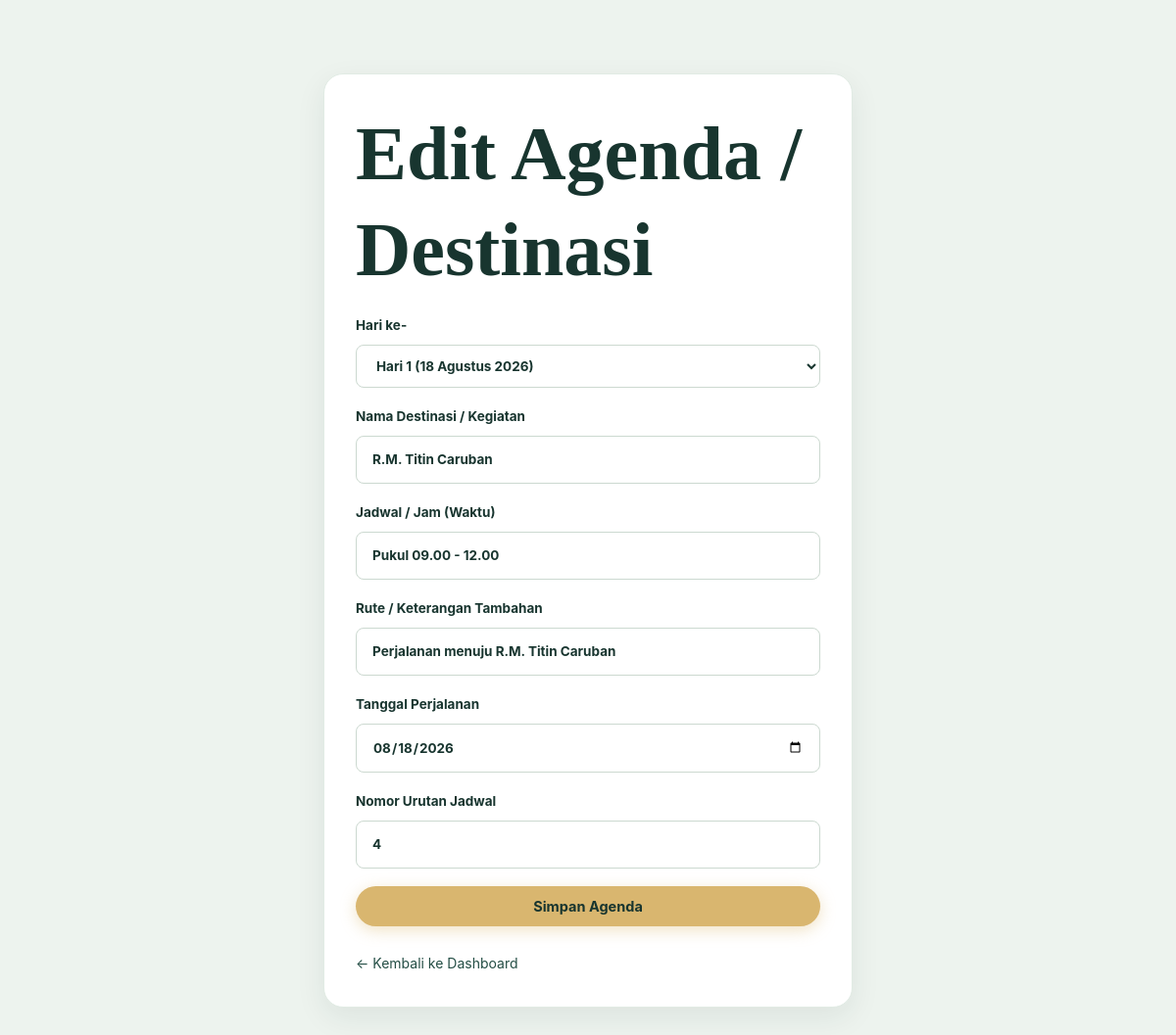
/admin/destination_form.php?id=4 (signed in), run on the app's committed database.
### tables this page shows
CREATE TABLE IF NOT EXISTS destinations (
 id INT AUTO_INCREMENT PRIMARY KEY,
 name VARCHAR(160) NOT NULL,
 visit_date DATE NULL,
 description TEXT,
 day_no INT NOT NULL DEFAULT 1,
 route VARCHAR(255) NULL,
 sort_order INT NOT NULL DEFAULT 1,
 created_at TIMESTAMP DEFAULT CURRENT_TIMESTAMP
);

### config/helpers.php (called while the page is built, shortened)
<?php
if (!function_exists('e')) {
    function e($value) {
        return htmlspecialchars((string)$value, ENT_QUOTES, 'UTF-8');
    }
}

### admin/destination_form.php (the view, shortened to what this page needs)
<?php
require_once __DIR__ . "/../config/database.php";
require_once __DIR__ . "/../config/helpers.php";
$id = (int)($_GET['id'] ?? 0);
$item = ['name' => '', 'visit_date' => '', 'description' => '', 'day_no' => 1, 'route' => '', 'sort_order' => 1];
if ($id) {
    $s = $pdo->prepare('SELECT * FROM destinations WHERE id = ?');
    $s->execute([$id]);
    $item = $s->fetch(PDO::FETCH_ASSOC) ?: $item;
}
?>
<!doctype html>
<html lang="id">
<head>
<link rel="stylesheet" href="../assets/css/style.css?v=<?= time() ?>">
</head>
<body class="admin-body">
<form class="form-card" method="post">
  <h1><?= $id ? 'Edit' : 'Tambah' ?> Agenda / Destinasi</h1>
  <label>Hari ke-
    <select name="day_no" required>
      <option value="1" <?= $item['day_no'] == 1 ? 'selected' : '' ?>>Hari 1 (18 Agustus 2026)</option>
    </select>
  </label>
  <label>Nama Destinasi / Kegiatan
    <input name="name" required placeholder="Contoh: Pantai Pandawa" value="<?= e($item['name']) ?>">
  </label>
  <label>Jadwal / Jam (Waktu)
    <input name="description" placeholder="Contoh: Pukul 15.30 – 17.00" value="<?= e($item['description']) ?>">
  </label>
  <label>Rute / Keterangan Tambahan
    <input name="route" placeholder="Contoh: Menuju Pantai Pandawa" value="<?= e($item['route']) ?>">
  </label>
  <label>Tanggal Perjalanan
    <input type="date" name="visit_date" value="<?= e($item['visit_date']) ?>">
  </label>
  <label>Nomor Urutan Jadwal
    <input type="number" name="sort_order" min="1" value="<?= (int)($item['sort_order'] ?: 1) ?>">
  </label>
  <button class="btn btn-primary" type="submit">Simpan Agenda</button>
  <a href="dashboard.php">← Kembali ke Dashboard</a>
</form>
</body>
</html>

### assets/css/style.css (style rules this page uses)
:root { --primary: #18352f; --primary-light: #244e45; --primary-dark: #0f2420; --gold: #d9b66f; --gold-dark: #b18a43; --gold-light: #f6ebd2; --bg-page: #ffffff; --bg-soft: #f4f7f4; --bg-card: #ffffff; --border: #e1ebe4; --border-soft: #edf3ef; --text-main: #18352f; --text-muted: #64756f; --text-light: #889993; --radius-sm: 8px; --radius-md: 14px; --radius-lg: 20px; --radius-full: 9999px; --shadow-sm: 0 4px 15px rgba(24, 53, 47, 0.05); --shadow-md: 0 10px 30px rgba(24, 53, 47, 0.08); --shadow-lg: 0 16px 45px rgba(24, 53, 47, 0.12); --font-heading: 'Playfair Display', Georgia, serif; --font-sans: 'Inter', Arial, sans-serif; }
* { box-sizing: border-box; margin: 0; padding: 0; }
html { scroll-behavior: smooth; }
body { background-color: var(--bg-page); color: var(--text-main); font-family: var(--font-sans); line-height: 1.7; overflow-x: hidden; }
a { text-decoration: none; color: inherit; transition: all .2s ease; }
h1, h2, h3, h4 { color: var(--text-main); line-height: 1.25; font-weight: 700; }
h1 { font-family: var(--font-heading); font-size: clamp(40px, 6.5vw, 80px); }
.btn { display: inline-flex; align-items: center; justify-content: center; gap: 8px; padding: 12px 24px; border-radius: var(--radius-full); font-family: inherit; font-weight: 700; font-size: 14.5px; cursor: pointer; border: 0; transition: all .25s ease; }
.btn-primary { background: var(--gold); color: var(--primary); box-shadow: 0 4px 16px rgba(217, 182, 111, 0.4); }
.feedback-form, .form-card, .login-card { display: grid; gap: 18px; background: #ffffff; padding: 32px; border-radius: var(--radius-lg); border: 1px solid var(--border); box-shadow: var(--shadow-md); }
.feedback-form label, .form-card label, .login-card label { display: grid; gap: 8px; font-weight: 700; font-size: 13.5px; color: var(--text-main); }
input, select, textarea { width: 100%; padding: 12px 16px; border: 1px solid #ccd9d0; border-radius: var(--radius-sm); font: inherit; background: #ffffff; color: var(--text-main); transition: border-color .25s, box-shadow .25s; }
.admin-body { background: #edf3ee; min-height: 100vh; padding: 35px 0; }
.form-card, .login-card { max-width: 540px; margin: 40px auto; }
.login-card a, .form-card a { color: var(--primary-light); font-size: 14px; margin-top: 8px; display: inline-block; }

### data on the page
destinations: day_no "Hari 1 (18 Agustus 2026)", name "R.M. Titin Caruban", description "Pukul 09.00 - 12.00", route "Perjalanan menuju R.M. Titin Caruban", visit_date "08/18/2026", sort_order "4"
